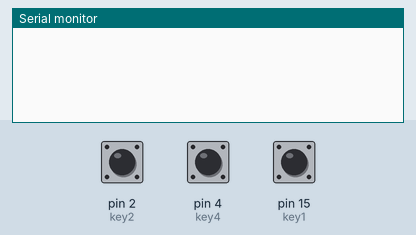
Simulated run of this sketch. Board: Arduino Uno, built with avr-gcc and run on an emulated ATmega328P. Shown: the last lines printed to the serial monitor. The test bench sets the inputs (shaded band); at power-on: pin 2 (key2) HIGH, pin 4 (key4) HIGH, pin 15 (key1) HIGH.

Above: at 1.2 s.
1.3 s: pin 2 (key2) pulled LOW for 0.15 s
At 1.7 s:
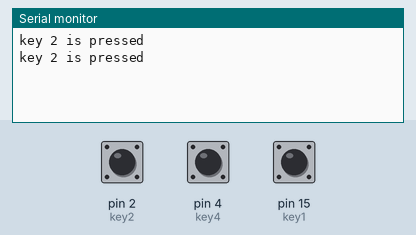
2.9 s: pin 4 (key4) pulled LOW for 0.15 s
At 4.2 s:
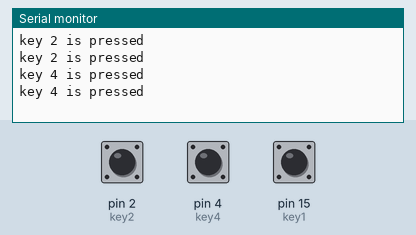
4.5 s: pin 15 (key1) pulled LOW for 0.15 s
At 5.4 s:
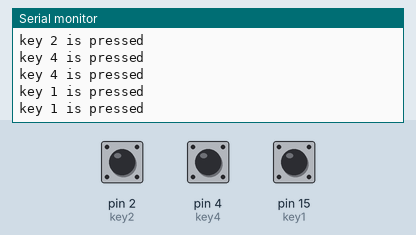
Timing chart, 0 to 7.5 s (numbered marks = the images above; inputs shaded):
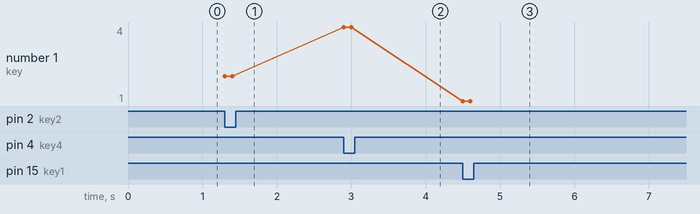

Measured:
- after the input at 1.3 s, the serial monitor: prints a new line at once (image 1)
- after the input at 2.9 s, the serial monitor: prints a new line at once (image 2)
- after the input at 4.5 s, the serial monitor: prints a new line at once (image 3)
- plotted number 1: 2 → 4 after the input at 2.9 s, 4 → 1 after the input at 4.5 s

The sketch:

4_Button_ESP.ino
```cpp
#define key1 15 //connect wire 4 to pin 15 --> 1
#define key2 2  //connect wire 1 to pin  2 --> 2
#define key3 0  //connect wire 3 to pin  0 --> 3
#define key4 4  //connect wire 2 to pin  4 --> 4

void setup()
{
  Serial.begin(9600);
  pinMode(key1, INPUT_PULLUP);// set pin as input
  pinMode(key2, INPUT_PULLUP);// set pin as input
  pinMode(key3, INPUT_PULLUP);// set pin as input
  pinMode(key4, INPUT_PULLUP);// set pin as input
}

void loop()
{
  int key1S = digitalRead(key1); // read if key1 is pressed
  int key2S = digitalRead(key2); // read if key2 is pressed
  int key3S = digitalRead(key3); // read if key3 is pressed
  int key4S = digitalRead(key4); // read if key4 is pressed

  if (!key1S) Serial.println("key 1 is pressed");
  if (!key2S) Serial.println("key 2 is pressed");
  if (!key3S) Serial.println("key 3 is pressed");
  if (!key4S) Serial.println("key 4 is pressed");
  delay(100);
}
```
